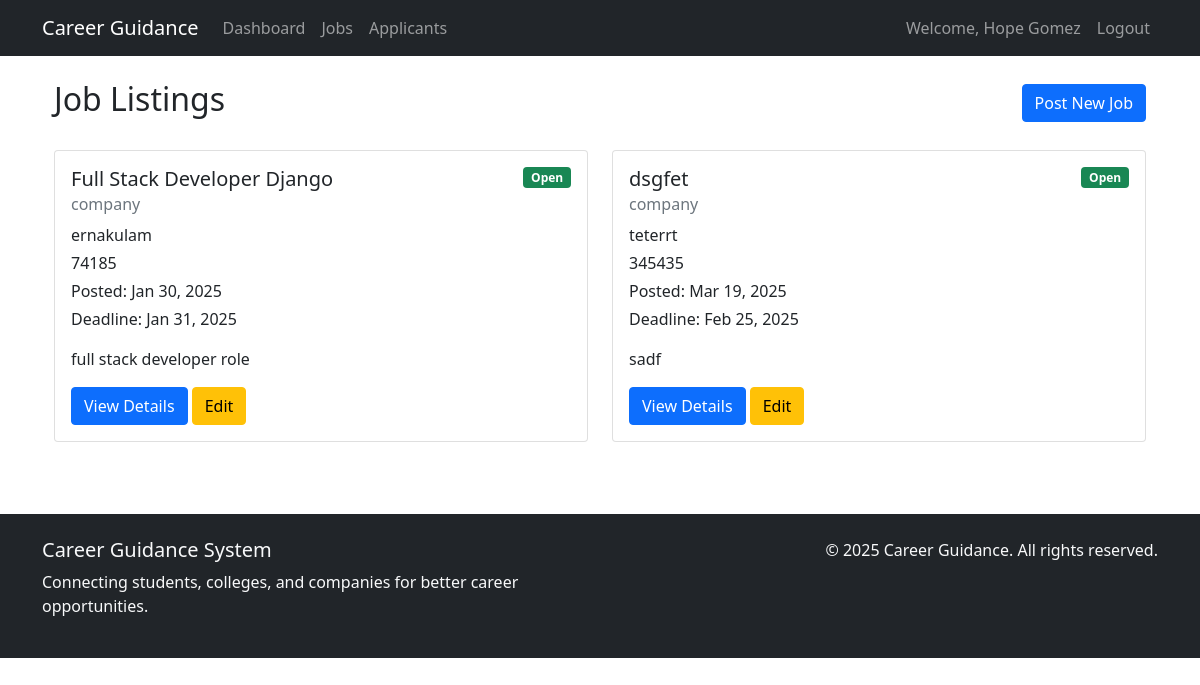
Before: /jobs/ (signed in) with the older database file.
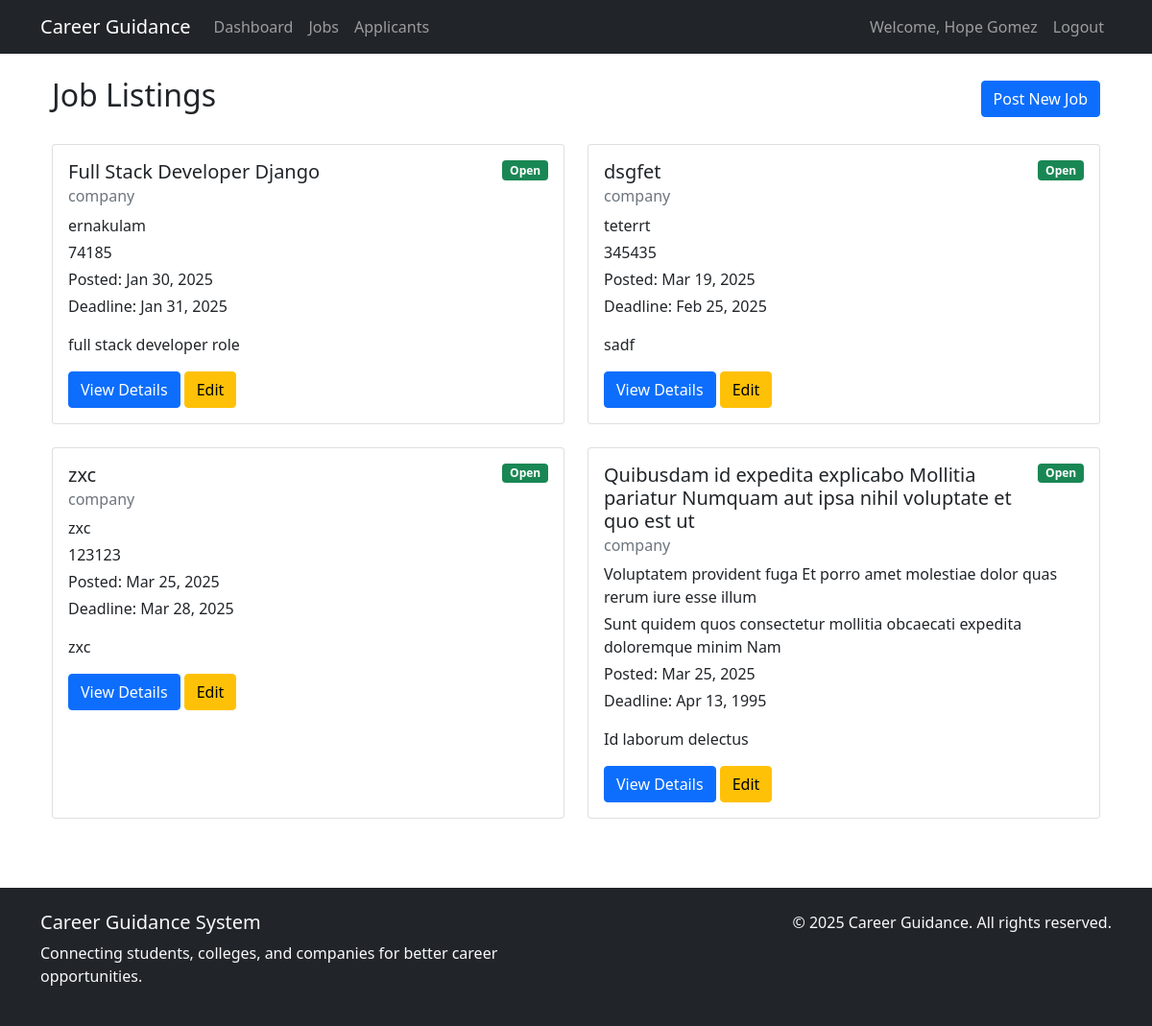
After: the same page with the newer database file.
### core/models.py (models this page shows, shortened)
class Job(models.Model):
    STATUS_CHOICES = [
        ('DRAFT', 'Draft'),
        ('OPEN', 'Open'),
        ('CLOSED', 'Closed')
    ]
    company = models.ForeignKey(Company, on_delete=models.CASCADE)
    title = models.CharField(max_length=200)
    description = models.TextField()
    requirements = models.TextField()
    location = models.CharField(max_length=200)
    job_type = models.CharField(max_length=50)  # Full-time, Part-time, Internship
    salary_range = models.CharField(max_length=100)
    deadline = models.DateField()
    posted_date = models.DateField(auto_now_add=True)
    status = models.CharField(max_length=10, choices=STATUS_CHOICES, default='OPEN')
    min_cgpa = models.FloatField(default=0)
    eligible_branches = models.CharField(max_length=500)  # Comma-separated list

class Company(models.Model):
    user = models.OneToOneField(User, on_delete=models.CASCADE)
    name = models.CharField(max_length=200)
    industry = models.CharField(max_length=100)
    location = models.CharField(max_length=200)
    website = models.URLField(blank=True)
    description = models.TextField()
    credentials = models.FileField(upload_to='company_credentials/', blank=True)

### core/views.py (the view)
# urls.py: path('jobs/', views.job_list, name='job_list'),
@login_required
def job_list(request):
    if request.user.user_type == 'COMPANY':
        jobs = Job.objects.filter(company__user=request.user)
    else:
        jobs = Job.objects.all()
    print("======================")
    return render(request, 'core/jobs/list.html', {'jobs': jobs})

### templates/core/jobs/list.html (shortened to what this page needs)
{% extends 'core/base.html' %}
{% block content %}
<div class="container">
    <div class="d-flex justify-content-between align-items-center mb-4">
        <h2>Job Listings</h2>
        {% if user.user_type == 'COMPANY' or user.user_type == 'COLLEGE'  %}
            <a href="{% url 'create_job' %}" class="btn btn-primary">Post New Job</a>
        {% endif %}
    </div>
    <div class="row">
        {% if jobs %}
            {% for job in jobs %}
                <div class="col-md-6 mb-4">
                    <div class="card h-100">
                        <div class="card-body">
                            <div class="d-flex justify-content-between align-items-start">
                                <h5 class="card-title">{{ job.title }}</h5>
                                <span class="badge {% if job.status == 'OPEN' %}bg-success
                                               {% elif job.status == 'CLOSED' %}bg-danger
                                               {% else %}bg-secondary{% endif %}">
                                    {{ job.get_status_display }}
                                </span>
                            </div>
                            <h6 class="card-subtitle mb-2 text-muted">{{ job.company.name }}</h6>
                            <div class="mb-3">
                                <p class="mb-1"> {{ job.location }}</p>
                                <p class="mb-1"> {{ job.salary_range }}</p>
                                <p class="mb-1"> Posted: {{ job.posted_date|date:"M d, Y" }}</p>
                                <p class="mb-0"> Deadline: {{ job.deadline|date:"M d, Y" }}</p>
                            </div>
                            <p class="card-text">{{ job.description|truncatewords:30 }}</p>
                            <div class="mt-3">
                                <a href="{% url 'job_detail' job.id %}" class="btn btn-primary">View Details</a>
                                {% if user.user_type == 'COMPANY' and job.company.user == user %}
                                    <a href="{% url 'edit_job' job.id %}" class="btn btn-warning">Edit</a>
                                {% endif %}
                            </div>
                        </div>
                    </div>
                </div>
            {% endfor %}
        {% endif %}
    </div>
</div>
{% endblock %}

Changed rows visible on the page:
added Job: title "zxc", status "Open", company.name "company", location "zxc", salary_range "123123", posted_date "Mar 25, 2025", deadline "Mar 28, 2025", description "zxc", shows "Edit"
added Job: title "Quibusdam id expedita explicabo Mollitia pariatur Numquam aut ipsa nihil voluptate et quo est ut", status "Open", company.name "company", location "Voluptatem provident fuga Et porro amet molestiae dolor quas rerum iure esse illum", salary_range "Sunt quidem quos consectetur mollitia obcaecati expedita doloremque minim Nam", posted_date "Mar 25, 2025", deadline "Apr 13, 1995", description "Id laborum delectus", shows "Edit"
